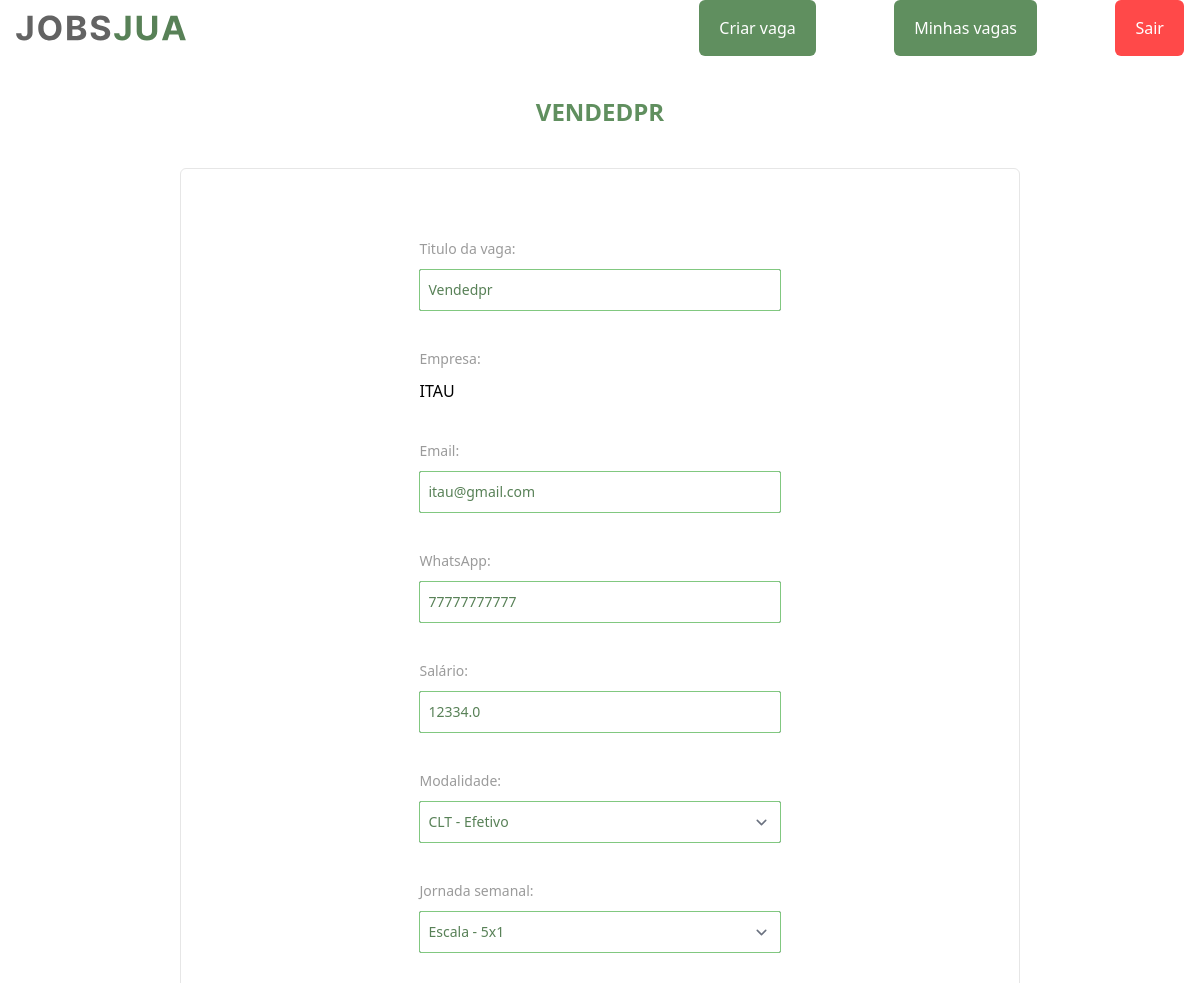
The page /auth/platform/edit_vacancie/40 (signed in, upper part) on the database as committed earlier.
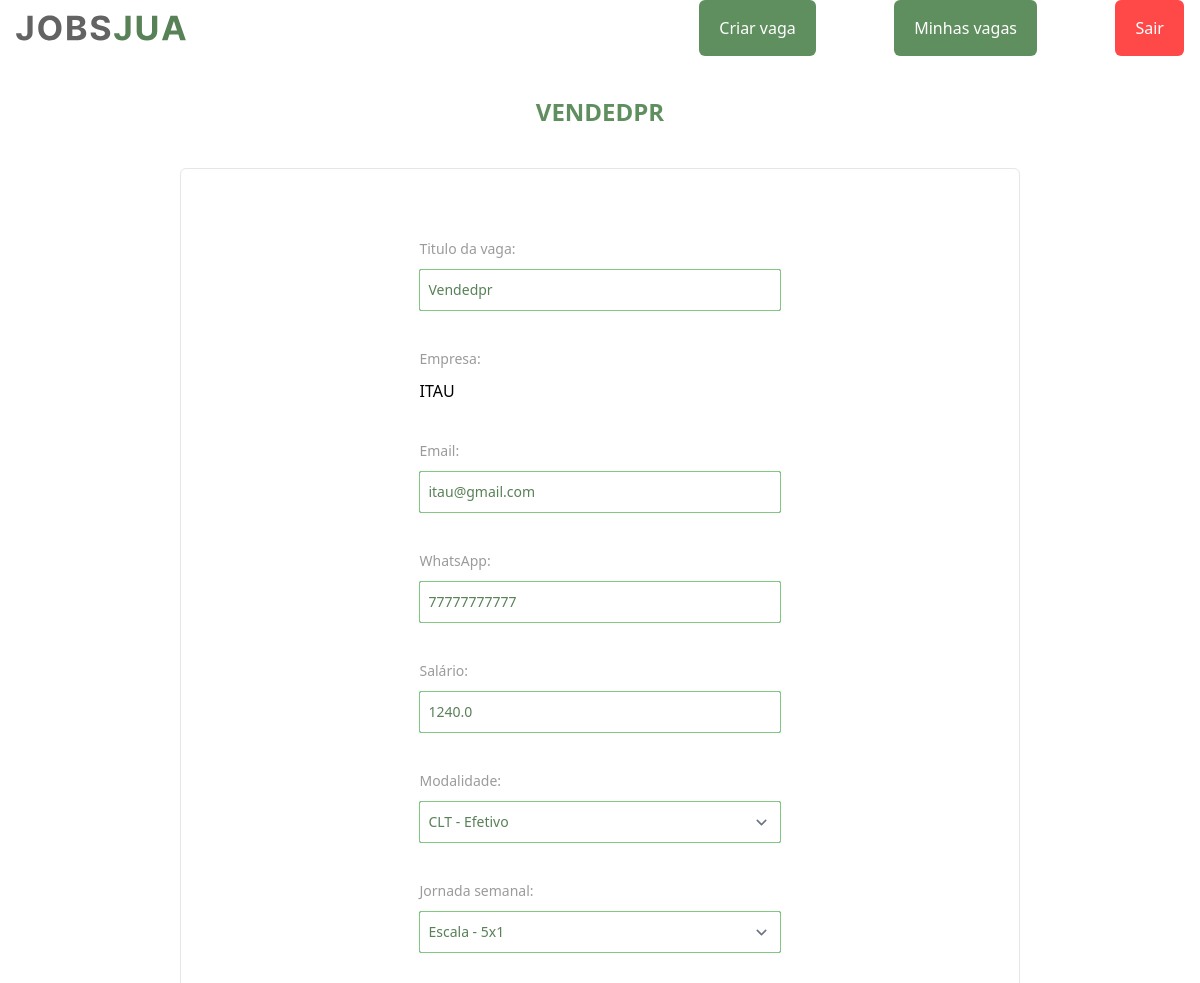
The same page on the database as committed later.
### jobs/models.py (models this page shows)
class Vacancie(models.Model):
  TYPE_MODALITY = (
    ("CLT - Efetivo",     'CLT - Efetivo'),
    ("CLT - Ferista",     'CLT - Ferista'),
    ("CLT - Contrato",    'CLT - Contrato'),
    ("AVULSO - Diaria",   'AVULSO - Diaria'),
    ("AVULSO - Semanal",  'AVULSO - Semanal'),
    ("AVULSO - Quinzena", 'AVULSO - Quinzena'),
    ("CNPJ - Prestação de serviço",  'CNPJ - Prestação de serviço'),
  )
  TYPE_JOURNEY = (
    ("Escala - 5x1",      'Escala - 5x1'),
    ("Escala - 5x2",      'Escala - 5x2'),
    ("Escala - 6x1",      'Escala - 6x1'),
    ("Escala - 12x36",    'Escala - 12x36'),
    ("Escala - 18x36",    'Escala - 18x36'),
    ("Diaria - 1 Dia",    'Diaria - 1 Dia'),
    ("Diaria - 7 Dias",   'Diaria - 7 Dias'),
    ("Diaria - 15 Dias",  'Diaria - 15 Dias'),
  )
  TYPE_STATE = (
    (True,'Vaga aberta'),
    (False,'Vaga fechada'),
  )
  title = models.CharField(max_length=200, blank=False, null=False, verbose_name="Titulo")
  enterprise = models.ForeignKey(Enterprise,on_delete=models.CASCADE, verbose_name="Empresa")
  email = models.CharField(max_length=200, blank=False, null=False, verbose_name="Email")
  whatsapp = models.CharField(max_length=200, blank=False, null=False, verbose_name="WhatsApp")
  wage = models.FloatField(max_length=200, blank=False, null=False, verbose_name="Salário")
  modality = models.CharField(choices=TYPE_MODALITY, verbose_name="Modalidade", max_length=200)
  weekly_journey = models.CharField(choices=TYPE_JOURNEY, verbose_name="Jornada", max_length=200)
  work_shift = models.CharField(max_length=200, blank=False, null=False, verbose_name="Turno")
  state = models.BooleanField( choices=TYPE_STATE, default=True , verbose_name="Estado",  )
  description = models.TextField(max_length=2000, blank=False, null=False, verbose_name="Descrição")
  create_at = models.DateTimeField(auto_now=True)
  USERNAME_FIELD = 'email'
  class Meta:
    verbose_name_plural = 'Vagas'
  def __str__(self):
    return self.title

class Enterprise(AbstractUser):
  HIRING_CHOICES = (
    (True, "Sim"),
    (False, "Não"),
  )
  cnpj = models.CharField(max_length=14, null=False, blank=False,unique=True, verbose_name="CNPJ")
  email = models.EmailField(unique=True, verbose_name="Email")
  sector = models.CharField(max_length=200, verbose_name="Setor")
  phone = models.CharField(max_length=11, blank=False, null=False, verbose_name="Telefone")
  whatsapp = models.CharField(max_length=11, blank=False, null=True, verbose_name="WhatsApp")
  is_hiring = models.BooleanField(choices=HIRING_CHOICES, verbose_name="Está contratando", null=False, default=True)
  USERNAME_FIELD = 'email'
  REQUIRED_FIELDS = [
    'username'
  ]
  class Meta:
    verbose_name_plural = 'Empresas'
  def __str__(self):
    return f"{self.username}"

### secret/views.py (the view, shortened to what this page needs)
# urls.py: path('platform/edit_vacancie/<int:id>', views.edit_vacancie, name="edit_vacancie"),
@login_required(login_url='login')
def edit_vacancie(request, id):
  vacancie = Vacancie.objects.get(id=id)
  form = VacancieForm(instance=vacancie)
  if request.method == "GET":
    context = { 'vacancie': vacancie,'form': form }
    return render(request, template_name='edit_vacancie.html', context=context)

### secret/templates/edit_vacancie.html (shortened to what this page needs)
{% extends "jobs/base.html" %}
{% block title-page %}
  {{ vacancie|upper }}
{% endblock title-page %}
{% block main %}
  <form class="space-y-5 flex flex-wrap justify-center w-full h-auto py-5 rounded-sm
  md:w-[70%]
  lg:w-[50%]
  "action="{% url 'edit_vacancie' id=vacancie.id %}" method="POST">
  <div class="p-2 w-[90%]">
    <label for="title" class="block text-sm/6 font-medium text-myWhite-800">Titulo da vaga:</label>
    <div class="mt-2">
      {{ form.title }}
    </div>
  </div>
  <div class="p-2 w-[90%]">
    <label for="enterprise" class="block text-sm/6 font-medium text-myWhite-800">Empresa:</label>
    <div class="mt-2">
      {{ vacancie.enterprise|upper }}
    </div>
  </div>
  <div class="p-2 w-[90%]">
    <label for="email" class="block text-sm/6 font-medium text-myWhite-800">Email:</label>
    <div class="mt-2">
      {{ form.email }}
    </div>
  </div>
  <div class="p-2 w-[90%]">
    <label id="whatsapp" for="whatsapp" class="block text-sm/6 font-medium text-myWhite-800">WhatsApp:</label>
    <div class="mt-2">
      {{ form.whatsapp }}
    </div>
  </div>
  <div class="p-2 w-[90%]">
    <label for="wage" class="block text-sm/6 font-medium text-myWhite-800">Salário:</label>
    <div class="mt-2">
      {{ form.wage }}
    </div>
  </div>
  <div class="p-2 w-[90%]">
    <label for="modality" class="block text-sm/6 font-medium text-myWhite-800">Modalidade:</label>
    <div class="mt-2">
      {{ form.modality }}
    </div>
  </div>
  <div class="p-2 w-[90%]">
    <label for="weekly_journey" class="block text-sm/6 font-medium text-myWhite-800">Jornada semanal:</label>
    <div class="mt-2">
      {{ form.weekly_journey }}
    </div>
  </div>
</form>
{% endblock main %}

Rows that differ between the two databases and show on the page:
changed Vacancie "VENDEDPR": wage "12334.0" → "1240.0"
